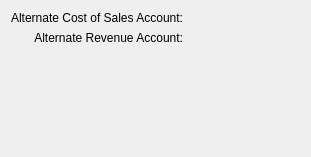
       <widget class="QWidget" name="_costofsalesTab">
        <attribute name="title">
         <string>Accountin&amp;g</string>
        </attribute>
        <layout class="QGridLayout">
         <item row="0" column="1">
          <spacer>
           <property name="orientation">
            <enum>Qt::Horizontal</enum>
           </property>
           <property name="sizeHint" stdset="0">
            <size>
             <width>111</width>
             <height>20</height>
            </size>
           </property>
          </spacer>
         </item>
         <item row="1" column="0">
          <spacer>
           <property name="orientation">
            <enum>Qt::Vertical</enum>
           </property>
           <property name="sizeHint" stdset="0">
            <size>
             <width>20</width>
             <height>101</height>
            </size>
           </property>
          </spacer>
         </item>
         <item row="0" column="0">
          <layout class="QHBoxLayout" name="horizontalLayout">
           <item>
            <layout class="QVBoxLayout" name="verticalLayout">
             <item>
              <widget class="QLabel" name="label">
               <property name="text">
                <string>Alternate Cost of Sales Account:</string>
               </property>
               <property name="alignment">
                <set>Qt::AlignRight|Qt::AlignTrailing|Qt::AlignVCenter</set>
               </property>
              </widget>
             </item>
             <item>
              <widget class="QLabel" name="_altRevAccntLit">
               <property name="text">
                <string>Alternate Revenue Account:</string>
               </property>
               <property name="alignment">
                <set>Qt::AlignRight|Qt::AlignTrailing|Qt::AlignVCenter</set>
               </property>
              </widget>
             </item>
            </layout>
           </item>
           <item>
            <layout class="QVBoxLayout" name="verticalLayout_2">
             <item>
              <widget class="GLCluster" name="_altCosAccnt">
               <property name="enabled">
                <bool>true</bool>
               </property>
               <property name="focusPolicy">
                <enum>Qt::StrongFocus</enum>
               </property>
              </widget>
             </item>
             <item>
              <widget class="GLCluster" name="_altRevAccnt">
               <property name="enabled">
                <bool>true</bool>
               </property>
               <property name="focusPolicy">
                <enum>Qt::StrongFocus</enum>
               </property>
              </widget>
             </item>
            </layout>
           </item>
          </layout>
         </item>
        </layout>
       </widget>
